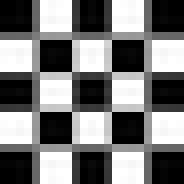
%> input picture trunk/Data/100px-Checkerboard_pattern.svg.png, 23 x 23 px, shrunk from 100 x 100 before the run (shown 8 times larger)
$ octave compute_progressive_deform.m   (GNU Octave 9; MATLAB toolbox functions it lacks are replaced by stand-ins)
%> lines starting %> are read from the running program, lines starting %| are printed output that depends on the picture
### trunk/switchset.m
function [image,cage_filename,deformed_cage_filename] = switchset(set)
%> called with set = 'Checkerboard'
% [image,cage_filename,deformed_cage_filename] = switchset(set)
%
% Get data corresponding to the input set name

% File of the MorphoxX Project
% @author: JB Fiot (HellWoxX)

switch set
    case 'Sonic'
        % Sonic set
        image = imread('Data/sonic-classic.jpg');
        cage_filename = 'Data/sonic_cage.txt';
        deformed_cage_filename = 'Data/sonic_def_cage.txt';

    case 'Light Sonic'
        % Light Sonic set
        image = imread('Data/sonic-light.jpg');
        cage_filename = 'Data/light_sonic_cage.txt';
        deformed_cage_filename = 'Data/light_sonic_def_cage.txt';

    case 'Checkerboard'
        % Checkerboard set
        image = imread('Data/100px-Checkerboard_pattern.svg.png');
%> image is the input picture: size 23x23x3 uint8; min 0, max 255, mean 122.5
        cage_filename = 'Data/checkerboard_cage.txt';
        deformed_cage_filename = 'Data/checkerboard_def_cage.txt';

    case 'L Checkerboard'
        % L checkerboard set
        image = imread('Data/L-checkerboard.png');
        cage_filename = 'Data/L-checkerboard_cage.txt';
        deformed_cage_filename = 'Data/L-checkerboard_def_cage.txt';

end

end

### trunk/draw_cage.m
function draw_cage(cage,image,active_point)
% function draw_cage(cage,image,active_point)
%
% This function draws the input cage onto the input image.
% If specified, the active point is displayed in red.
% Other points are displayed in cyan.

% File of the MorphoxX Project
% @author: JB Fiot (HellWoxX)


ST = dbstack(1);

if (size(ST,1))>0
    if strcmp(ST(1).name,'CageGUI')
        h3=imshow(image); hold on; axis off;
        if nargin==3
            set(h3, 'ButtonDownFcn','CageGUI(''modif_def_cage_point'')');
        end
    elseif (strcmp(ST(1).name,'display_coordinate_values') || strcmp(ST(1).name,'create_movie_HC'))
        imagesc(image); hold on; axis off;
    else
        % Typically used from files compute_quick_deform.m and
        % compute_progressive_deform.m
        imshow(image); hold on; axis off;
    end
else
    imshow(image); hold on; axis off;
end


h = plot(cage(2,:),cage(1,:), '.c');set(h, 'MarkerSize', 20 );
for i=1:size(cage,2)-1
    line(cage(2,i:i+1),cage(1,i:i+1));
end

if size(cage,2)>1
    line(cage(2,[1,end]),cage(1,[1,end]));
end

if nargin > 2
    h=plot(cage(2,active_point),cage(1,active_point), '.r');set(h, 'MarkerSize', 20 );
end

end

### trunk/deform_pic.m
function deformed_pic = deform_pic(pic,cage,deformed_cage,coord_type,interpolate)
% function deformed_pic = deform(pic,cage,deformed_cage,coord_type,interpolate)
%
% Deform a picture using the cage deformation and Mean Value Coordinates
%
% Input
%   pic             : picture to deform
%   cage            : original cage
%   deformed_cage   : deformed cage
%   coord_type      : type of coordinates to use
%   interpolate     : boolean to tell if the program should interpolate the
%                       solution (basically set to 0 to speed up computation)
%
% Output
%   deformed_pic    : the picture after the deformation

% File of the MorphoxX Project
% @author: JB Fiot (HellWoxX)

[size_x,size_y,nb_channels] = size(pic);
deformed_pic = ones(size(pic));
in=0;
out=0;
coord=get_coord(deformed_cage,size_x,size_y,coord_type);


for i=1:size_x
    for j=1:size_y
        coord_p = coord(i,j,:);

        if (strcmp(coord_type,'MV') || strcmp(coord_type,'H'))
            % Mean Value and Harmonic are coordinates relative to the
            % positions of the vertices.
            before_def_point = cage*squeeze(coord_p);
        elseif strcmp(coord_type,'G')
            % Green coordinates also take into account the outward normals
            % of the edges (in 2D).
           outward_normals=get_outward_normals(cage);
           before_def_point = [cage,outward_normals]*squeeze(coord_p);
        end

        before_def_x = before_def_point(1);
        before_def_y = before_def_point(2);

        if floor(before_def_x)>0 && floor(before_def_y)>0 && before_def_x<size_x && before_def_y<size_y
            if interpolate
                [X,Y] = meshgrid(floor(before_def_x):floor(before_def_x)+1,floor(before_def_y):floor(before_def_y)+1);
                for k=1:nb_channels
                    deformed_pic(i,j,k) = interp2(X,Y,pic(floor(before_def_x):floor(before_def_x)+1,floor(before_def_y):floor(before_def_y)+1,k),before_def_x,before_def_y);
                end
            else
                for k=1:nb_channels
                    deformed_pic(i,j,k) = pic(round(before_def_x),round(before_def_y),k);
                end
            end
            in = in+1;
        else
            out = out+1;
        end

    end
end

display(['IN: ',int2str(in)]);
display(['OUT: ',int2str(out)]);


deformed_pic=uint8(deformed_pic);

end

### trunk/get_coord.m
function coord = get_coord(cage,size_x,size_y,coord_type)
% function coord = get_coord(cage,size_x,size_y,coord_type)
%
% Compute Coordinates of points with x and y ranging from 1 to size_x and size_y, wrt the input cage
%
% Input
%   cage                : dim 2*nb_points
%   size_x, size_y      : int (see description above)
%   coord_type          : {'MV','H','G'} for "Mean Value", "Harmonic" and "Green" coordinates
%
% Ouptut
%   coord   : Computed coordinates


% File of the MorphoxX Project
% @author: JB Fiot (HellWoxX)

nb_vertices = size(cage,2);

switch coord_type
    case 'MV'
        coord = zeros(size_x,size_y,nb_vertices);
        % =========================================================================
        %                       Mean Value Coordinates
        % =========================================================================
        %
        % Ref. [Hormann, Floater] Mean Value Coordintates for Arbitrary Planar Polygons
        %
        % Let {Vi} be the vertices in the cage
        % Let Ri(p) = ||p-Vi||
        % Let Ai be the signed area of the triangle [p, Vi, Vi+1] at the vertex p
        % Let Bi be the signed area of the triangle [p, Vi-1, Vi+1] at the vertex p

        for p1=1:size_x
            for p2=1:size_y
                p=[p1;p2];

                Vrel = cage-repmat(p,[1,nb_vertices]);
                r=zeros(1,nb_vertices);
                A=zeros(1,nb_vertices);
                B=zeros(1,nb_vertices);

                % Compute distances to vertices
                for i=1:nb_vertices
                    r(i)=norm(Vrel(:,i));
                end

                % Compute signed triangle areas
                for i=1:nb_vertices-1
                    tmp = cross([Vrel(:,i);0],[Vrel(:,i+1);0]);
                    A(i)=tmp(3)/2;
                end
                tmp = cross([Vrel(:,length(r));0],[Vrel(:,1);0]);
                A(length(r))=tmp(3)/2;

                for i=2:nb_vertices-1
                    tmp = cross([Vrel(:,i-1);0],[Vrel(:,i+1);0]);
                    B(i)=tmp(3)/2;
                end
                tmp = cross([Vrel(:,length(r));0],[Vrel(:,2);0]);
                B(1)=tmp(3)/2;
                tmp = cross([Vrel(:,length(r)-1);0],[Vrel(:,1);0]);
                B(length(r))=tmp(3)/2;

                clear tmp;

                % Weight functions
                % weight = [r(1)/(A(end)*A(1)),r(2:end)./(A(1:end-1).*A(2:end))];

                % Compute MV Coords
                coord(p1,p2,:) = [(r(end)*A(1)-r(1)*B(1)+r(2)*A(end))/(A(end)*A(1)) ,... % elem #1
                    (r(1:end-2).*A(2:end-1)-r(2:end-1).*B(2:end-1)+r(3:end).*A(1:end-2))./(A(1:end-2).*A(2:end-1)),... % elem #2 to #end-1
                    (r(end-1)*A(end)-r(end)*B(end)+r(1)*A(end-1))/(A(end-1)*A(end))]; % last elem

                % Normalization
                coord(p1,p2,:) = coord(p1,p2,:)/sum(coord(p1,p2,:));
            end
        end

    case 'H'
        % =========================================================================
        %                        Harmonic Coordinates
        % =========================================================================
        %
        % Ref. DEROSE, T., AND MEYER, M. 2006. Harmonic coordinates.
        %       Pixar Technical Memo 06-02, Pixar Animation Studios, January.
        %


        % Creating the mask
        display('Creation of the mask and initialization of the coordinates...');
        coord = zeros(size_x,size_y,nb_vertices);
        pic_mask = poly2mask(cage(2,:),cage(1,:),size_x,size_y);
        pic_mask = 255*uint8(pic_mask); % Exterior: 0, Interior: 255

        % Adding the 'BOUNDARY' labels, and initializing the coords for the
        % boundary pixels
        for i=1:size_x
            for j=1:size_y
                for k=1:nb_vertices
                    p1=cage(:,k);
                    if k~=nb_vertices
                        ind2=k+1;
                    else
                        ind2=1;
                    end
                    p2=cage(:,ind2);
                    if (norm(cross([p2-p1;0],[[i;j]-p1;0]))/norm(p1-p2)<=.5 && max(norm(p1-[i;j]),norm(p2-[i;j]))<norm(p1-p2))
                        % If the distance from the pixel to the edge is
                        % less than 0.5 pixel, and the max distance to
                        % the vertices is less than the length of the
                        % edge,  we consider this pixel on the boundary
                        % (corresponding value for the mask: 128)
                        pic_mask(i,j)=128;
                        coord(i,j,k) = norm([i;j]-p2)/norm(p1-p2); % Value is 1 in vertex k, 0 in vertex k+1
                        coord(i,j,ind2)= norm([i;j]-p1)/norm(p1-p2); % Inverse values
                    end
                end
            end
        end


        % Save pic_mask (useful for debugging mask creation)
        imwrite(pic_mask,'Output/Pic mask.jpg');

        display('Done');


        % Indices creation for updates
        display('Indices creation for updates and projections...');
        interior_ind=find(pic_mask==255);
        int_nb=length(interior_ind);
        ind2update = zeros(int_nb*nb_vertices,1);

        for i=1:nb_vertices
            ind2update((i-1)*int_nb+1:i*int_nb) = interior_ind+(i-1)*size_x*size_y;
        end
        display('Done');


        % Laplacian Smoothing
        display('Laplacian smoothing...');

        average_modif=1;average_modif_threshold = 1e-10;
        new_coord=coord;
        niter=0;niter_max = 25000;

        while (abs(average_modif)>average_modif_threshold && niter<niter_max)
            niter=niter+1;

            % Updating interior cells
            %   Explanation:
            %     -> ind2update-/+1 corresponds to the add or substraction of 1 for X indices
            %     -> ind2update-/+size_x corresponds to the add or substraction of 1 for Y indices

            new_coord(ind2update)=(coord(ind2update-1)+coord(ind2update+1)+coord(ind2update-size_x)+coord(ind2update+size_x))/4;

            average_modif = mean(new_coord(ind2update)-coord(ind2update));

            coord = new_coord;
        end

        % Normalisation
        coord = coord./repmat(sum(coord,3),[1 1 nb_vertices]);

        if (niter==niter_max)
            display('Maximum number of iterations reached in HC computation');
        else
            display(['HC computed in ',int2str(niter),' iterations.']);
        end

        display('Done');


    case 'G'
        % =========================================================================
        %                         Green Coordinates
        % =========================================================================
        %
        % Ref. Y. Lipman, D. Levin, D. Cohen-Or. Green Coordinates.

        coord = zeros(size_x,size_y,2*nb_vertices);
        outward_normals = get_outward_normals(cage);
        for i=1:size_x
            for j=1:size_y
                eta=[i;j];
                for k=1:nb_vertices
                    v1=cage(:,k);
                    if k~=nb_vertices
                        ind2=k+1;
                    else
                        ind2=1;
                    end
                    v2=cage(:,ind2);
                    a = v2-v1; b=v1-eta;
                    Q = dot(a,a);S=dot(b,b);R=2*dot(a,b);
                    BA = dot(b,norm(a)*outward_normals(:,k)); SRT = sqrt(4*S*Q-R^2);
                    L0=log(S);
                    L1=log(S+Q+R);
                    A0=atan(R/(SRT))/(SRT);
                    A1=atan((2*Q+R)/(SRT))/(SRT);
                    A10=A1-A0;L10=L1-L0;
                    coord(i,j,k+nb_vertices) = -Q/(4*pi)*((4*S-R^2)*A10+R/(2*Q)*L10+L1-2);
                    coord(i,j,ind2) = coord(i,j,ind2) - BA/(2*pi)*(L10/(2*Q)-A10*R/Q);
                    coord(i,j,k) = coord(i,j,k) + BA/(2*pi)*(L10/(2*Q)-A10*(2+R/Q));
                end
                coord(i,j,:) = coord(i,j,:)/sum(coord(i,j,:)); % Normalisation
            end
        end


    otherwise
        error('Unknown coord_type');
end

### trunk/create_output_dir.m
function create_output_dir

create('Output');

set_list={'Checkerboard','L Checkerboard','Sonic'};
coord_list={'MV','H','G'};


for set_ind=1:length(set_list)
    set=set_list{set_ind};
    create(['Output/',set]);
    for coord_ind=1:length(coord_list)
        coord_type=coord_list{coord_ind};
        create(['Output/',set,'/',coord_type]);
    end
end

end


function create(dir)
if ~exist(dir,'dir')
    mkdir(dir);
end
end

### trunk/get_outward_normals.m
function normals = get_outward_normals(cage)
% function normals = get_outward_normals(cage)

% File of the MorphoxX Project
% @author: JB Fiot (HellWoxX)

normals = zeros(size(cage));

for k=1:size(cage,2)
   p1=cage(:,k);
   if k~=size(cage,2)
       p2=cage(:,k+1);
   else
       p2=cage(:,1);
   end
   % Getting a normal
   normals(:,k)=[p2(2)-p1(2);p1(1)-p2(1)]/norm(p2-p1);

   % For inpolygon:
   %   y -> row number
   %   x -> column number

   xv = cage(2,:)';
   yv = cage(1,:)';

   % From the medium of the edge, we add twice the normal.
   test_point = (p1+p2)/2+2*normals(:,k);

   xv = [xv ; xv(1)]; yv = [yv ; yv(1)];
   in = inpolygon(test_point(2),test_point(1),xv,yv);

   % If we get in the polygon, we inverse the normal
   if in
       normals(:,k)=-normals(:,k);
   end
end

end

### trunk/compute_progressive_deform.m
% Script to get progressive deformations of the pic using the saved cages.

% File of the MorphoxX Project
% @author: JB Fiot (HellWoxX)

clc; clear; close all;
set = 'Checkerboard';
interpolate = 0;
coord_type = 'G';
save = 1;

[image,cage_filename,deformed_cage_filename] = switchset(set);
%> cage_filename = 'Data/checkerboard_cage.txt'; deformed_cage_filename = 'Data/checkerboard_def_cage.txt'

cage = load(cage_filename);
%> cage = [192.5 342.8 374.5 307.2 167.4; 104.1 138.4 249.2 399.6 350.8]
deformed_cage=load(deformed_cage_filename);
%> deformed_cage has the same summary as cage
display('Computing deformation... (Long process, please be patient)');


figure;
subplot(2,3,1);
draw_cage(cage,image);title('0%');


for i=2:6
    intermediate_cage = (1-(i-1)*.2)*cage+((i-1)*.2)*deformed_cage;
    subplot(2,3,i);
    deformed_pic = deform_pic(image,cage,intermediate_cage,coord_type,interpolate);
    draw_cage(intermediate_cage,deformed_pic);title([int2str((i-1)*20),'%']);
end
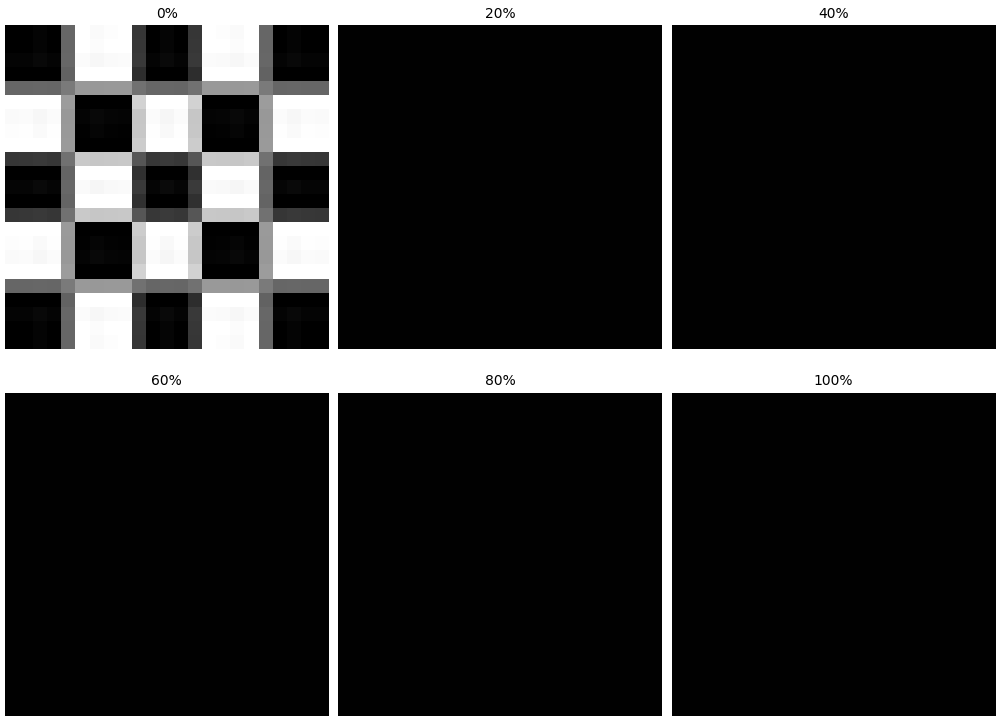
%> figure redrawn from the program's plot data, 6 panels


if save
    waitforbuttonpress;
    create_output_dir;
    name = ['Output/',set,'/',coord_type,' Progressive - Interp',int2str(interpolate),'.jpg'];
    results=frame2im(getframe(gcf));imwrite(results,name);
end

close(gcf);

display('Done');
